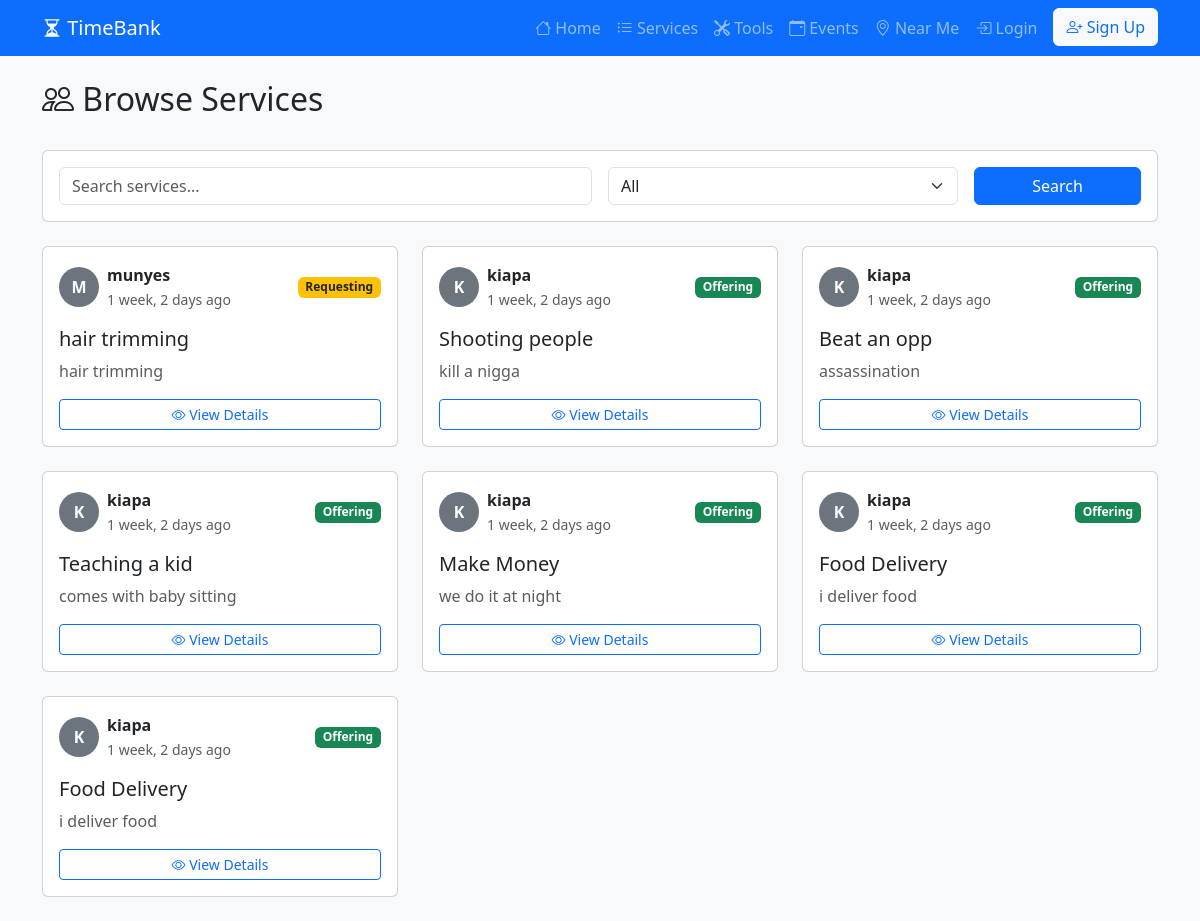
Page /listings/ on the earlier database version.
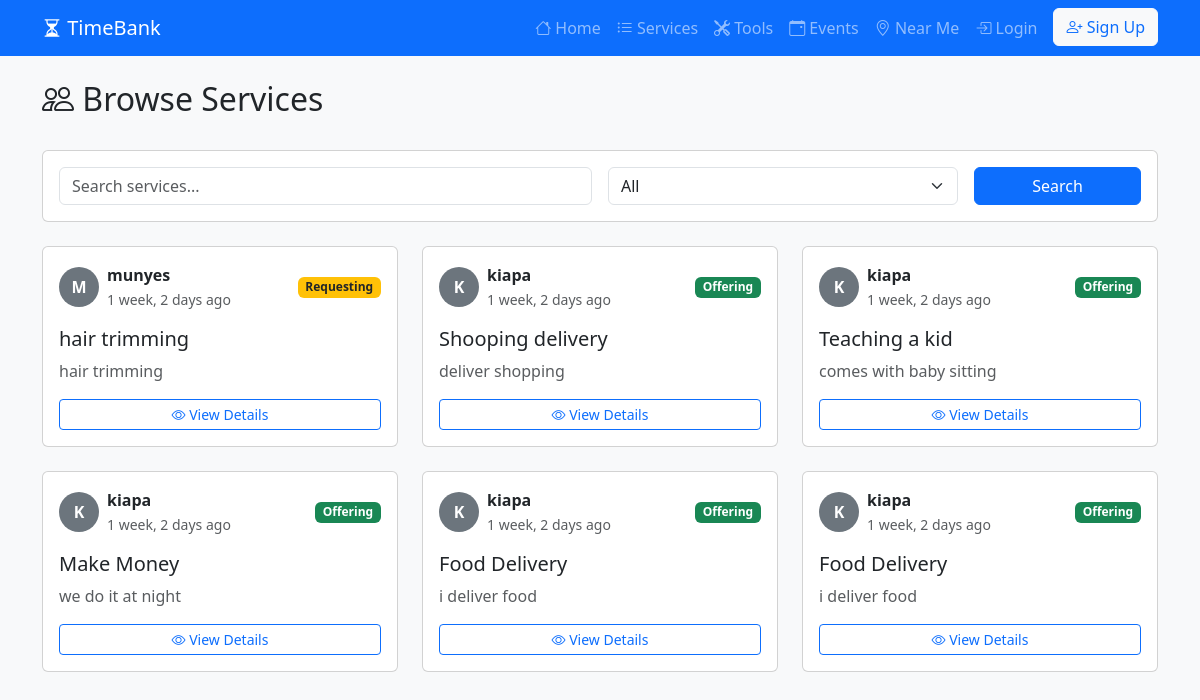
Same page on the later database version.
### myapp/models.py (models this page shows, shortened)
class ServiceListing(models.Model):
    TYPE_CHOICES = [
        ('OFFER', 'Offering Help'),
        ('REQUEST', 'Requesting Help'),
    ]
    user = models.ForeignKey(User, on_delete=models.CASCADE)
    title = models.CharField(max_length=200)
    description = models.TextField()
    listing_type = models.CharField(max_length=10, choices=TYPE_CHOICES)
    skills = models.ManyToManyField(Skill, related_name='listings')
    created_at = models.DateTimeField(auto_now_add=True)
    is_active = models.BooleanField(default=True)

### myapp/views.py (the view)
# urls.py: path('listings/', views.listing_browse, name='listing_browse'),
def listing_browse(request):
    listing_type = request.GET.get('type', 'all')
    search_query = request.GET.get('q', '')
    listings = ServiceListing.objects.filter(is_active=True)
    if listing_type == 'OFFER':
        listings = listings.filter(listing_type='OFFER')
    elif listing_type == 'REQUEST':
        listings = listings.filter(listing_type='REQUEST')
    if search_query:
        listings = listings.filter(
            Q(title__icontains=search_query) |
            Q(description__icontains=search_query) |
            Q(skills__name__icontains=search_query)
        ).distinct()
    context = {
        'listings': listings,
        'listing_type': listing_type,
        'search_query': search_query,
    }
    return render(request, 'listings/browse.html', context)

### myapp/templates/listings/browse.html (shortened to what this page needs)
{% extends 'base.html' %}
{% block content %}
<div class="d-flex justify-content-between align-items-center mb-4">
    <h2><i class="bi bi-people"></i> Browse Services</h2>
</div>
<div class="card mb-4">
    <div class="card-body">
        <form method="get" class="row g-3">
            <div class="col-md-6">
                <input type="text" class="form-control" name="q" placeholder="Search services..." value="{{ search_query }}">
            </div>
            <div class="col-md-4">
                <select class="form-select" name="type">
                    <option value="all" {% if listing_type == 'all' %}selected{% endif %}>All</option>
                </select>
            </div>
            <div class="col-md-2">
                <button type="submit" class="btn btn-primary w-100">Search</button>
            </div>
        </form>
    </div>
</div>
<div class="row">
    {% for listing in listings %}
    <div class="col-md-4 mb-4">
        <div class="card h-100 card-hover">
            <div class="card-body">
                <div class="d-flex align-items-center mb-3">
                    {% if listing.user.profile.profile_picture %}
                        <img src="{{ listing.user.profile.profile_picture.url }}"
                             class="rounded-circle me-2"
                             width="40"
                             height="40"
                             style="object-fit: cover;"
                             alt="{{ listing.user.username }}">
                    {% else %}
                        <div class="rounded-circle bg-secondary text-white d-flex align-items-center justify-content-center me-2"
                             style="width: 40px; height: 40px; font-size: 16px; font-weight: bold;">
                            {{ listing.user.username|first|upper }}
                        </div>
                    {% endif %}
                    <div class="flex-grow-1">
                        <strong class="d-block">{{ listing.user.username }}</strong>
                        <small class="text-muted">{{ listing.created_at|timesince }} ago</small>
                    </div>
                    {% if listing.listing_type == 'OFFER' %}
                    <span class="badge bg-success">Offering</span>
                    {% else %}
                    <span class="badge bg-warning text-dark">Requesting</span>
                    {% endif %}
                </div>
                <h5 class="card-title mb-2">{{ listing.title }}</h5>
                <p class="card-text text-muted">{{ listing.description|truncatewords:25 }}</p>
                <a href="{% url 'listing_detail' listing.pk %}" class="btn btn-sm btn-outline-primary w-100">
                    <i class="bi bi-eye"></i> View Details
                </a>
            </div>
        </div>
    </div>
    {% empty %}
    <div class="col-12">
        <div class="alert alert-info">
            <i class="bi bi-info-circle"></i> No services found. Be the first to post!
        </div>
    </div>
    {% endfor %}
</div>
{% endblock %}

Differences in the rows shown:
removed ServiceListing: user.username|first "K", user.username "kiapa", created_at "1 week, 2 days", listing_type "Offering", title "Beat an opp", description "assassination"
changed ServiceListing: title "Shooting people" → "Shooping delivery"; description "kill a nigga" → "deliver shopping"
